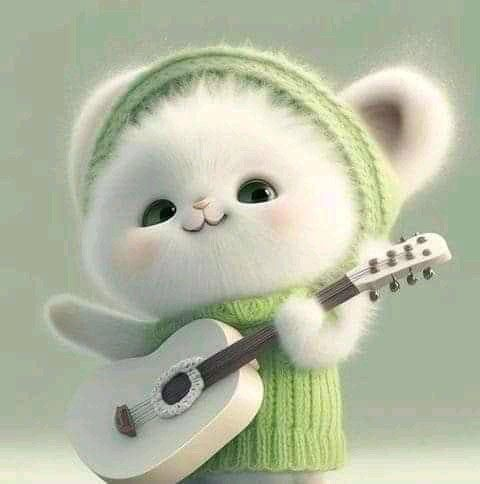
#> input picture 1.jpg, 480 x 484 px
$ python 'metode histogram.py'
#> lines starting #> are read from the running program, lines starting #| are printed output that depends on the picture
import cv2
import numpy as np
from matplotlib import pyplot as plt

# Load the image
img = cv2.imread('1.jpg')
#> img is the input picture: shape (484, 480, 3); mean B, G, R 163, 186.1, 179.9

# Convert the image to grayscale
gray = cv2.cvtColor(img, cv2.COLOR_BGR2GRAY)
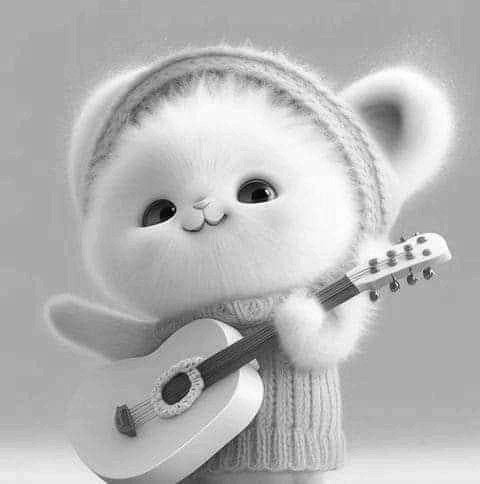
#> gray: shape (484, 480); min 1, max 254, mean 181.6

# Calculate the histogram of the grayscale image
hist = cv2.calcHist([gray], [0], None, [256], [0, 256])
#> hist = 256 values, max 28915 at index 172, min 0 at index 0, mean 907.5

# Plot the histogram
plt.plot(hist)

# Show the histogram
plt.show()
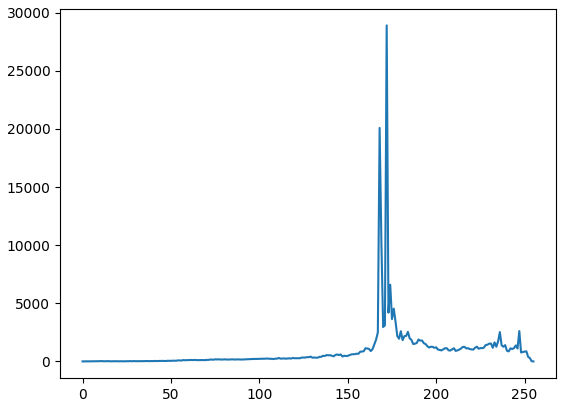
#> figure drawn by matplotlib, 1 panel; curve peaks at x = 172, y = 28915

$ run again, with 2.jpg copied over 1.jpg
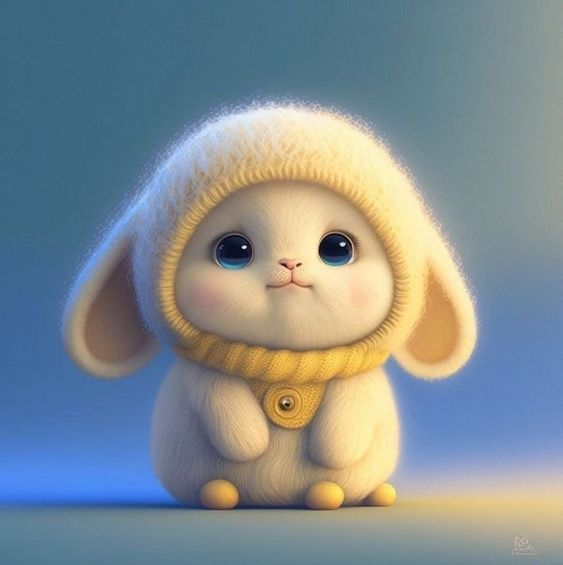
#> input picture 2.jpg, 563 x 565 px
#> img is the input picture: shape (565, 563, 3); mean B, G, R 145.2, 140.7, 129.4
#> `gray = cv2.cvtColor(img, cv2.COLOR_BGR2GRAY)`:
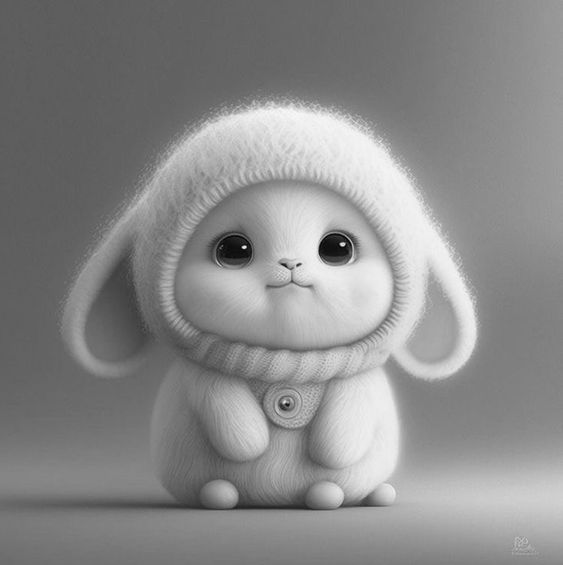
#> gray: shape (565, 563); min 2, max 249, mean 137.8
#> hist = 256 values, max 12784 at index 94, min 0 at index 0, mean 1242.6
#> `plt.show()`:
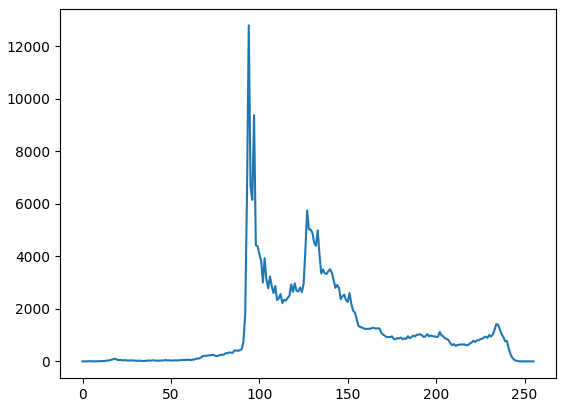
#> figure drawn by matplotlib, 1 panel; curve peaks at x = 94, y = 12784
